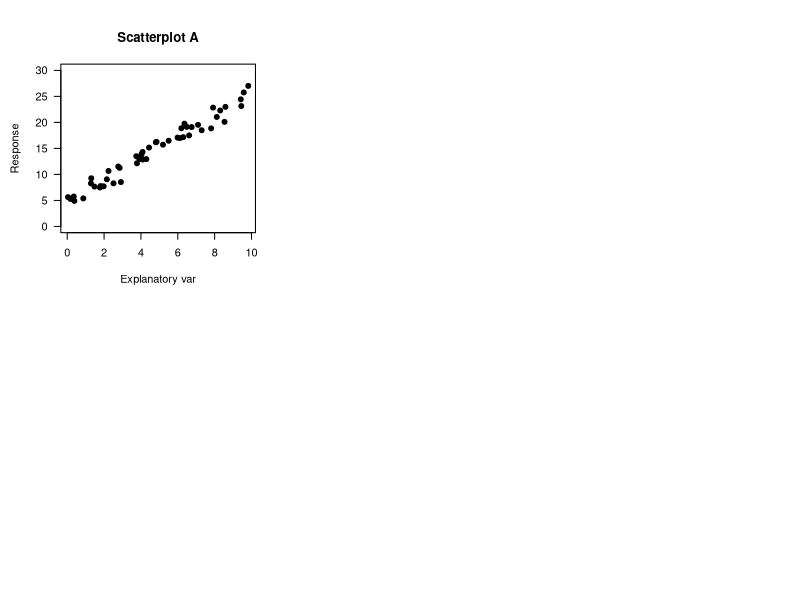

R code for this plot: (Note: this script raises an error after producing the figure.)
## ---- chunk 1
par( mfrow = c(2, 3),
     omi = c(0, 0, 0, 0) + 0.1) # OUTSIDE margins

set.seed(2300)
x <- runif(50, 
           min = 0, 
           max = 10)
y <- (2 * x) + 5 + rnorm( length(x), 0, 1)

par(  mar = c(5, 3.75, 4, 1) + 0.1) # DEFAULT: c(5, 4, 4, 2) + 0.1.
plot( y ~ x,
      pch = 19,
      las = 1,
      ylim = c(0, 30),
      xlab = "Explanatory var",
      ylab = "Response",
      main = "Scatterplot A"
)
abline( coef(lm( y ~ x )), 
        lwd = 2, 
       col = plot.colour)

text(0, 25, 
     pos = 4,
     "Form: linear\nDirection: positive\nVariation: small")

########

set.seed(2300)
x <- runif(50,
           min = 0, 
           max = 10)
y <- (-2 * x) + 5 + rnorm( length(x), 0, 5) + 25

par(  mar = c(5, 3.75, 4, 1) + 0.1) # DEFAULT: c(5, 4, 4, 2) + 0.1.
plot( y ~ x,
      pch = 19,
      las = 1,
      ylim = c(0, 40),
      xlab = "Explanatory var",
      ylab = "Response",
      main = "Scatterplot B"
)
abline( coef(lm( y ~ x )), 
        lwd = 2, 
       col = plot.colour)

text(-0.5, 3, 
     pos = 4,
     "Form: linear\nDirection: negative\nVariation: fairly large")


########

set.seed(2300)
x <- runif(50, 
           min = 0, 
           max = 10)
y <- -2 * (x - 4)^2 + 5 + rnorm( length(x), 0, 5) + 80

par(  mar = c(5, 3.75, 4, 1) + 0.1) # DEFAULT: c(5, 4, 4, 2) + 0.1.

plot( y ~ x,
      pch = 19,
      las = 1,
      ylim = c(0, 100),
      xlab = "Explanatory var",
      ylab = "Response",
      main = "Scatterplot C"
)
mod.curve <- lm( y ~ poly(x, 2) )

xnew <- seq(0, 10, 
            length = 25)
newdata <- data.frame(x = xnew)
ynew <- predict( mod.curve, 
                 newdata = newdata)

lines( ynew ~ xnew, 
       lwd = 2, 
       col = plot.colour)

text(0.0, 20, 
     pos = 4,
     "Form: Curved\nDirection: (irrelevant)\nVariation: small")


########

set.seed(2300)
x <- runif(50, 
           min = 0, 
           max = 10)
y <- 2 * (x - 4)^2 + 5 + rnorm( length(x), 0, 15) + 25

par(  mar = c(5, 3.75, 4, 1) + 0.1) # DEFAULT: c(5, 4, 4, 2) + 0.1.

plot( y ~ x,
      pch = 19,
      las = 1,
      ylim = c(0, 145),
      xlab = "Explanatory var",
      ylab = "Response",
      main = "Scatterplot D"
)
mod.curve <- lm( y ~ poly(x, 2) )

xnew <- seq(0, 10, 
            length = 25)
newdata <- data.frame(x = xnew)
ynew <- predict( mod.curve, 
                 newdata = newdata)

lines( ynew ~ xnew, 
       lwd = 2, 
       col = plot.colour)

text(-0.25, 115, 
     pos = 4,
     "Form: Curved\nDirection: (irrelevant)\nVariation: moderate")

########

set.seed(2300)
x <- runif(50, 
           min = 0, 
           max = 10) 
y <- 2 * (x - 5)^3 + 5 + rnorm( length(x), 0, 15) + 250
y <- y/500

par(  mar = c(5, 3.75, 4, 1) + 0.1) # DEFAULT: c(5, 4, 4, 2) + 0.1.

plot( y ~ x,
      pch = 19,
      las = 1,
      ylim = c(0, 1.1),
      xlab = "Explanatory var",
      ylab = "Response",
      main = "Scatterplot E"
)
mod.curve <- lm( y ~ poly(x, 3) )

xnew <- seq(0, 10, 
            length = 25)
newdata <- data.frame(x = xnew)
ynew <- predict( mod.curve, 
                 newdata = newdata)

lines( ynew ~ xnew, 
       lwd = 2, 
       col = plot.colour)

text(-0.25, 0.95, 
     pos = 4,
     "Form: Curved\nDirection: (irrelevant)\nVariation: small")



set.seed(2300)
x <- runif(50, 
           min = 0, 
           max = 10) 
y <- runif(50, 
           min = 0, 
           max = 5)

par(  mar = c(5, 3.75, 4, 1) + 0.1) # DEFAULT: c(5, 4, 4, 2) + 0.1.

plot( y ~ x,
      pch = 19,
      las = 1,
      ylim = c(0, 6),
      xlab = "Explanatory var",
      ylab = "Response",
      main = "Scatterplot F"
)
mod.curve <- lm( y ~ poly(x, 1) )

xnew <- seq(0, 10, 
            length = 25)
newdata <- data.frame(x = xnew)
ynew <- predict( mod.curve, 
                 newdata = newdata)

lines( ynew ~ xnew, 
       lwd = 2, 
       col = plot.colour)

text(0, 5.75, 
     "No obvious relationship", 
     pos = 4)
